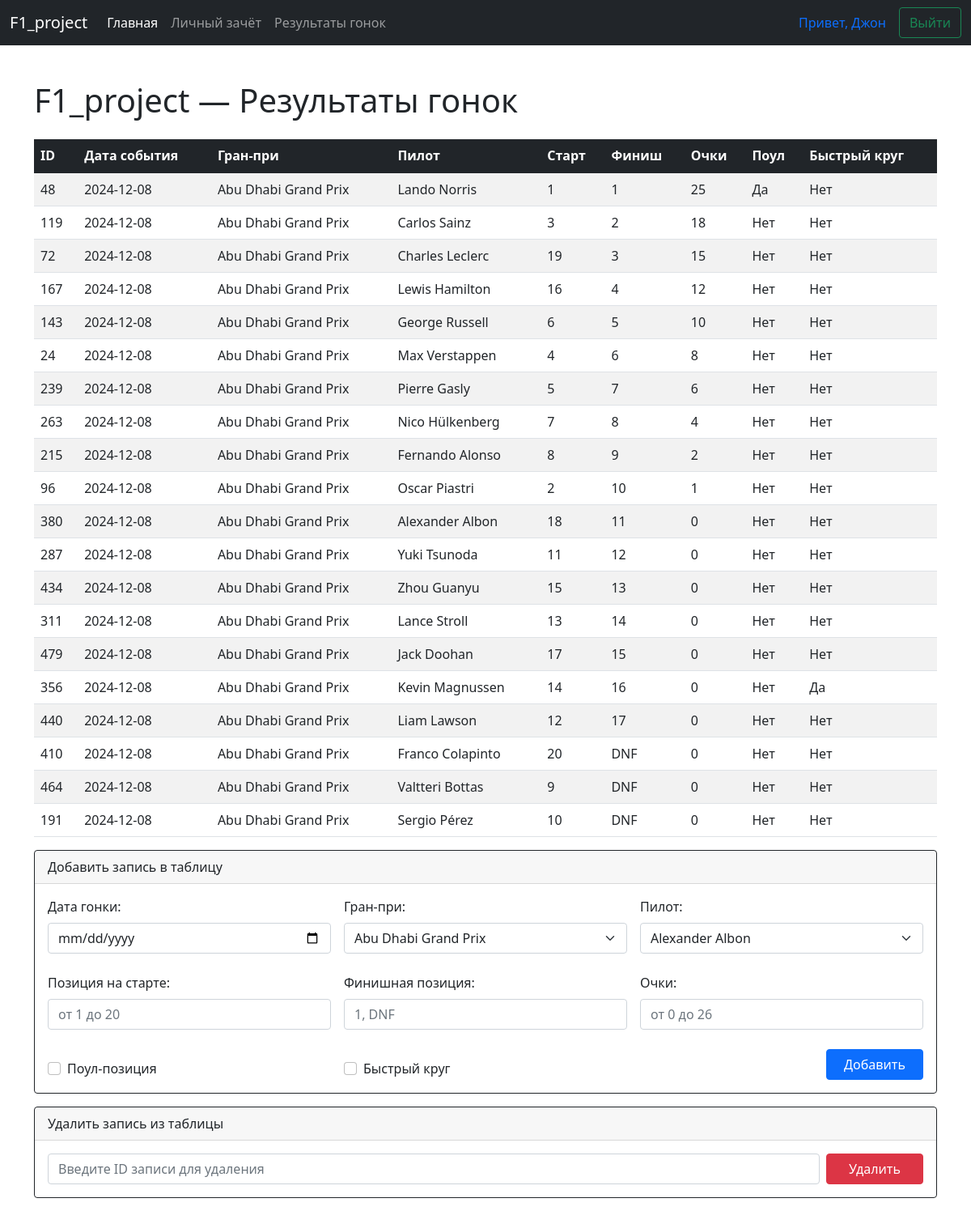
/index.php?page=results (signed in), run on the app's committed database.
### tables this page shows
CREATE TABLE `t_standings` (
  `ID` int NOT NULL AUTO_INCREMENT,
  `ID_GRAND_PRIX` int NOT NULL COMMENT 'Идентификатор Гран При (FK)',
  `EVENT_DATE` date NOT NULL COMMENT 'Дата проведения Гран При',
  `ID_DRIVER` int NOT NULL COMMENT 'Идентификатор пилота (FK)',
  `GRD` int NOT NULL COMMENT 'Позиция на стартовой решётке',
  `POS` varchar(3) NOT NULL COMMENT 'Позиция по итогам гонки',
  `PTS` int NOT NULL COMMENT 'Количество заработанных очков',
  `PP` tinyint(1) NOT NULL COMMENT 'Pole Position: 1 — Да, 0 — Нет',
  `FL` tinyint(1) NOT NULL COMMENT 'Fastest Lap: 1 — Да, 0 — Нет',
  PRIMARY KEY (`ID`),
  KEY `fk_standing_gp` (`ID_GRAND_PRIX`),
  KEY `fk_standing_driver` (`ID_DRIVER`),
  CONSTRAINT `fk_standing_driver` FOREIGN KEY (`ID_DRIVER`) REFERENCES `t_drivers` (`ID`) ON DELETE RESTRICT ON UPDATE CASCADE,
  CONSTRAINT `fk_standing_gp` FOREIGN KEY (`ID_GRAND_PRIX`) REFERENCES `t_grand_prix` (`ID`) ON DELETE RESTRICT ON UPDATE CASCADE
);

CREATE TABLE `t_grand_prix` (
  `ID` int NOT NULL AUTO_INCREMENT,
  `GRAND_PRIX` varchar(42) NOT NULL COMMENT 'Название Гран При',
  `GP_ABBR` varchar(3) NOT NULL COMMENT 'Название Гран При, сокращённое',
  `ID_COUNTRY` int NOT NULL COMMENT 'Идентификатор страны (FK)',
  PRIMARY KEY (`ID`),
  KEY `fk_gp_country` (`ID_COUNTRY`),
  CONSTRAINT `fk_gp_country` FOREIGN KEY (`ID_COUNTRY`) REFERENCES `d_countries` (`ID`) ON DELETE RESTRICT ON UPDATE CASCADE
);

CREATE TABLE `t_drivers` (
  `ID` int NOT NULL AUTO_INCREMENT,
  `DRIVER` varchar(42) NOT NULL COMMENT 'Имя пилота',
  `DRIVER_ABBR` varchar(3) NOT NULL COMMENT 'Имя пилота, сокращённо',
  `DATE_OF_BIRTH` date NOT NULL COMMENT 'Дата рождения пилота',
  `ID_COUNTRY` int NOT NULL COMMENT 'Идентификатор страны (FK)',
  PRIMARY KEY (`ID`),
  KEY `fk_driver_country` (`ID_COUNTRY`),
  CONSTRAINT `fk_driver_country` FOREIGN KEY (`ID_COUNTRY`) REFERENCES `d_countries` (`ID`) ON DELETE RESTRICT ON UPDATE CASCADE
);

### results.php (the view)
<h1>F1_project — Результаты гонок</h1>
<?php
$result = $conn->query(
    "SELECT
        t_standings.ID AS standing_id,
        t_standings.EVENT_DATE AS event_date,
        t_grand_prix.GRAND_PRIX AS grand_prix,
        t_drivers.DRIVER AS driver,
        t_standings.GRD AS grid_position,
        t_standings.POS AS final_position,
        t_standings.PTS AS points,
        t_standings.PP AS pole_position,
        t_standings.FL AS fastest_lap
    FROM
        t_standings
    INNER JOIN
        t_grand_prix ON t_standings.ID_GRAND_PRIX = t_grand_prix.ID
    INNER JOIN
        t_drivers ON t_standings.ID_DRIVER = t_drivers.ID
    ORDER BY
        t_standings.EVENT_DATE DESC,
        t_standings.PTS DESC,
        t_standings.POS ASC
    LIMIT 20;"
);
if ($result && $result->rowCount() > 0) {
    echo '<div class="table-responsive mt-4">';
    echo '<table class="table table-striped table-hover">';
    echo '<thead class="table-dark">';
    echo '<tr>';
    echo '<th scope="col">ID</th>';
    echo '<th scope="col">Дата события</th>';
    echo '<th scope="col">Гран‑при</th>';
    echo '<th scope="col">Пилот</th>';
    echo '<th scope="col">Старт</th>';
    echo '<th scope="col">Финиш</th>';
    echo '<th scope="col">Очки</th>';
    echo '<th scope="col">Поул</th>';
    echo '<th scope="col">Быстрый круг</th>';
    echo '</tr>';
    echo '</thead>';
    echo '<tbody>';
    while ($row = $result->fetch(PDO::FETCH_ASSOC)) {
        echo '<tr>';
        echo '<td>' . $row['standing_id'] . '</td>';
        echo '<td>' . $row['event_date'] . '</td>';
        echo '<td>' . $row['grand_prix'] . '</td>';
        echo '<td>' . $row['driver'] . '</td>';
        echo '<td>' . $row['grid_position'] . '</td>';
        echo '<td>' . $row['final_position'] . '</td>';
        echo '<td>' . $row['points'] . '</td>';
        echo '<td>' . ($row['pole_position'] ? 'Да' : 'Нет') . '</td>';
        echo '<td>' . ($row['fastest_lap'] ? 'Да' : 'Нет') . '</td>';
        echo '</tr>';
    }
    echo '</tbody>';
    echo '</table>';
    echo '</div>';
} else {
    echo '<div class="alert alert-info mt-4" role="alert">';
    echo 'Нет данных о результатах гонок.';
    echo '</div>';
}
?>

### menu.php (shortened to what this page needs)
<!DOCTYPE html>
<html lang="ru">
<head>
    <link
        href="https://cdn.jsdelivr.net/npm/bootstrap@5.1.3/dist/css/bootstrap.min.css"
        rel="stylesheet"
    >
</head>
<body>
    <header class="container">
        <nav class="navbar navbar-expand-md navbar-dark fixed-top bg-dark">
            <div class="container-fluid">
                <a class="navbar-brand" href="#">F1_project</a>
                <div class="collapse navbar-collapse" id="navbarCollapse">
                    <ul class="navbar-nav me-auto mb-2 mb-md-0">
                        <li class="nav-item">
                            <a class="nav-link active" aria-current="page" href="#">Главная</a>
                        </li>
                        <li class="nav-item">
                            <a class="nav-link" href="index.php?page=standings">Личный зачёт</a>
                        </li>
                        <li class="nav-item">
                            <a class="nav-link" href="index.php?page=results">Результаты гонок</a>
                        </li>
                    </ul>
                    <?php
                    if (!isset($_SESSION['login'])) {
                        echo '<form class="d-flex" method="post">';
                        echo '<input class="form-control me-2" type="text" placeholder="Логин" name="login" aria-label="Логин">';
                        echo '<input class="form-control me-2" type="password" placeholder="Пароль" name="password" aria-label="Пароль">';
                        echo '<button class="btn btn-outline-success" type="submit">Войти</button>';
                        echo '</form>';
                    } else {
                        echo '<span class="nav-link">Привет, ' . $_SESSION['first_name'] . ' ' . $_SESSION['last_name'] . '</span>';
                        echo '<a class="btn btn-outline-success my-2 my-sm-0" href="index.php?logout=1">Выйти</a>';
                    }
                    ?>
                </div>
            </div>
        </nav>
    </header>
</body>
</html>

### index.php (shortened to what this page needs)
<?php
require 'dbconnect.php';
require 'menu.php';
echo '<main class="container" style="margin-top: 100px">';
if (isset($_GET['page'])) {
    switch ($_GET['page']) {
        case 'results':
            if (isset($_SESSION['login'])) {
                require 'results.php';
                require 'results_form.php';
            } else {
                $msg = 'Войдите в систему для просмотра и ввода данных';
            }
            break;
    }
}
echo '</main>';
require 'footer.php';
?>

### results_form.php
<div class="card border-dark mb-3">
    <div class="card-header">Добавить запись в таблицу</div>
    <div class="card-body text-dark">
        <form method="post" action="results_ins.php" enctype="multipart/form-data">
            <div class="row g-3 mb-4">
                <div class="col-md-4">
                    <label class="form-label">Дата гонки:</label>
                    <input
                        type="date"
                        name="event_date"
                        class="form-control"
                        required
                    >
                </div>
                <div class="col-md-4">
                    <label class="form-label">Гран‑при:</label>
                    <select
                        name="id_grand_prix"
                        class="form-select"
                        required
                    >
                        <?php
                        $result = $conn->query("SELECT ID, GRAND_PRIX FROM t_grand_prix ORDER BY GRAND_PRIX");
                        while ($row = $result->fetch()) {
                            echo '<option value="' . $row['ID'] . '">' . $row['GRAND_PRIX'] . '</option>';
                        }
                        ?>
                    </select>
                </div>
                <div class="col-md-4">
                    <label class="form-label">Пилот:</label>
                    <select
                        name="id_driver"
                        class="form-select"
                        required
                    >
                        <?php
                        $result = $conn->query("SELECT ID, DRIVER FROM t_drivers ORDER BY DRIVER");
                        while ($row = $result->fetch()) {
                            echo '<option value="' . $row['ID'] . '">' . $row['DRIVER'] . '</option>';
                        }
                        ?>
                    </select>
                </div>
            </div>
            <div class="row g-3 mb-4">
                <div class="col-md-4">
                    <label class="form-label">Позиция на старте:</label>
                    <input
                        type="number"
                        name="grd"
                        min="1"
                        max="20"
                        placeholder="от 1 до 20"
                        class="form-control"
                        required
                    >
                </div>
                <div class="col-md-4">
                    <label class="form-label">Финишная позиция:</label>
                    <input
                        type="text"
                        name="pos"
                        maxlength="3"
                        placeholder="1, DNF"
                        class="form-control"
                        required
                    >
                </div>
                <div class="col-md-4">
                    <label class="form-label">Очки:</label>
                    <input
                        type="number"
                        name="pts"
                        min="0"
                        max="26"
                        step="1"
                        placeholder="от 0 до 26"
                        class="form-control"
                        required
                    >
                </div>
            </div>
            <div class="row g-3 align-items-end">
                <div class="col-md-4">
                    <div class="form-check">
                        <input
                            type="checkbox"
                            name="pp"
                            class="form-check-input"
                            id="ppCheck"
                        >
                        <label
                            class="form-check-label"
                            for="ppCheck"
                        >
                            Поул‑позиция
                        </label>
                    </div>
                </div>
                <div class="col-md-4">
                    <div class="form-check">
                        <input
                            type="checkbox"
                            name="fl"
                            class="form-check-input"
                            id="flCheck"
                        >
                        <label
                            class="form-check-label"
                            for="flCheck"
                        >
                            Быстрый круг
                        </label>
                    </div>
                </div>
                <div class="col-md-4 text-end">
                    <button
                        type="submit"
                        class="btn btn-primary"
                        style="width: 120px"
                    >
                        Добавить
                    </button>
                </div>
            </div>
        </form>
    </div>
</div>
<div class="card border-dark mb-3">
    <div class="card-header">Удалить запись из таблицы</div>
    <div class="card-body text-dark">
        <div class="d-flex gap-2 align-items-center">
            <div class="flex-grow-1">
                <input
                    type="number"
                    id="deleteId"
                    name="id"
                    class="form-control"
                    placeholder="Введите ID записи для удаления"
                    min="1"
                    required
                >
            </div>
            <button
                type="submit"
                class="btn btn-danger"
                style="width: 120px"
            >
                Удалить
            </button>
        </div>
    </div>
</div>

### footer.php (shortened to what this page needs)
</body>
</html>

### data on the page
t_standings: ID "48", EVENT_DATE "2024-12-08", ID_GRAND_PRIX.GRAND_PRIX "Abu Dhabi Grand Prix", ID_DRIVER.DRIVER "Lando Norris", GRD "1", POS "1", PTS "25", PP "Да", FL "Нет"
t_standings: ID "119", EVENT_DATE "2024-12-08", ID_GRAND_PRIX.GRAND_PRIX "Abu Dhabi Grand Prix", ID_DRIVER.DRIVER "Carlos Sainz", GRD "3", POS "2", PTS "18", PP "Нет", FL "Нет"
t_standings: ID "72", EVENT_DATE "2024-12-08", ID_GRAND_PRIX.GRAND_PRIX "Abu Dhabi Grand Prix", ID_DRIVER.DRIVER "Charles Leclerc", GRD "19", POS "3", PTS "15", PP "Нет", FL "Нет"
t_standings: ID "167", EVENT_DATE "2024-12-08", ID_GRAND_PRIX.GRAND_PRIX "Abu Dhabi Grand Prix", ID_DRIVER.DRIVER "Lewis Hamilton", GRD "16", POS "4", PTS "12", PP "Нет", FL "Нет"
t_standings: ID "143", EVENT_DATE "2024-12-08", ID_GRAND_PRIX.GRAND_PRIX "Abu Dhabi Grand Prix", ID_DRIVER.DRIVER "George Russell", GRD "6", POS "5", PTS "10", PP "Нет", FL "Нет"
t_standings: ID "24", EVENT_DATE "2024-12-08", ID_GRAND_PRIX.GRAND_PRIX "Abu Dhabi Grand Prix", ID_DRIVER.DRIVER "Max Verstappen", GRD "4", POS "6", PTS "8", PP "Нет", FL "Нет"
t_standings: ID "239", EVENT_DATE "2024-12-08", ID_GRAND_PRIX.GRAND_PRIX "Abu Dhabi Grand Prix", ID_DRIVER.DRIVER "Pierre Gasly", GRD "5", POS "7", PTS "6", PP "Нет", FL "Нет"
t_standings: ID "263", EVENT_DATE "2024-12-08", ID_GRAND_PRIX.GRAND_PRIX "Abu Dhabi Grand Prix", ID_DRIVER.DRIVER "Nico Hülkenberg", GRD "7", POS "8", PTS "4", PP "Нет", FL "Нет"
t_standings: ID "215", EVENT_DATE "2024-12-08", ID_GRAND_PRIX.GRAND_PRIX "Abu Dhabi Grand Prix", ID_DRIVER.DRIVER "Fernando Alonso", GRD "8", POS "9", PTS "2", PP "Нет", FL "Нет"
t_standings: ID "96", EVENT_DATE "2024-12-08", ID_GRAND_PRIX.GRAND_PRIX "Abu Dhabi Grand Prix", ID_DRIVER.DRIVER "Oscar Piastri", GRD "2", POS "10", PTS "1", PP "Нет", FL "Нет"
t_standings: ID "380", EVENT_DATE "2024-12-08", ID_GRAND_PRIX.GRAND_PRIX "Abu Dhabi Grand Prix", ID_DRIVER.DRIVER "Alexander Albon", GRD "18", POS "11", PTS "0", PP "Нет", FL "Нет"
t_standings: ID "287", EVENT_DATE "2024-12-08", ID_GRAND_PRIX.GRAND_PRIX "Abu Dhabi Grand Prix", ID_DRIVER.DRIVER "Yuki Tsunoda", GRD "11", POS "12", PTS "0", PP "Нет", FL "Нет"
t_standings: ID "434", EVENT_DATE "2024-12-08", ID_GRAND_PRIX.GRAND_PRIX "Abu Dhabi Grand Prix", ID_DRIVER.DRIVER "Zhou Guanyu", GRD "15", POS "13", PTS "0", PP "Нет", FL "Нет"
t_standings: ID "311", EVENT_DATE "2024-12-08", ID_GRAND_PRIX.GRAND_PRIX "Abu Dhabi Grand Prix", ID_DRIVER.DRIVER "Lance Stroll", GRD "13", POS "14", PTS "0", PP "Нет", FL "Нет"
t_standings: ID "479", EVENT_DATE "2024-12-08", ID_GRAND_PRIX.GRAND_PRIX "Abu Dhabi Grand Prix", ID_DRIVER.DRIVER "Jack Doohan", GRD "17", POS "15", PTS "0", PP "Нет", FL "Нет"
t_standings: ID "356", EVENT_DATE "2024-12-08", ID_GRAND_PRIX.GRAND_PRIX "Abu Dhabi Grand Prix", ID_DRIVER.DRIVER "Kevin Magnussen", GRD "14", POS "16", PTS "0", PP "Нет", FL "Да"
t_standings: ID "440", EVENT_DATE "2024-12-08", ID_GRAND_PRIX.GRAND_PRIX "Abu Dhabi Grand Prix", ID_DRIVER.DRIVER "Liam Lawson", GRD "12", POS "17", PTS "0", PP "Нет", FL "Нет"
t_standings: ID "410", EVENT_DATE "2024-12-08", ID_GRAND_PRIX.GRAND_PRIX "Abu Dhabi Grand Prix", ID_DRIVER.DRIVER "Franco Colapinto", GRD "20", POS "DNF", PTS "0", PP "Нет", FL "Нет"
t_standings: ID "464", EVENT_DATE "2024-12-08", ID_GRAND_PRIX.GRAND_PRIX "Abu Dhabi Grand Prix", ID_DRIVER.DRIVER "Valtteri Bottas", GRD "9", POS "DNF", PTS "0", PP "Нет", FL "Нет"
t_standings: ID "191", EVENT_DATE "2024-12-08", ID_GRAND_PRIX.GRAND_PRIX "Abu Dhabi Grand Prix", ID_DRIVER.DRIVER "Sergio Pérez", GRD "10", POS "DNF", PTS "0", PP "Нет", FL "Нет"

### other printed values
$_SESSION['first_name'] "Джон"
form field id_grand_prix "Abu Dhabi Grand Prix"
form field id_driver "Alexander Albon"
